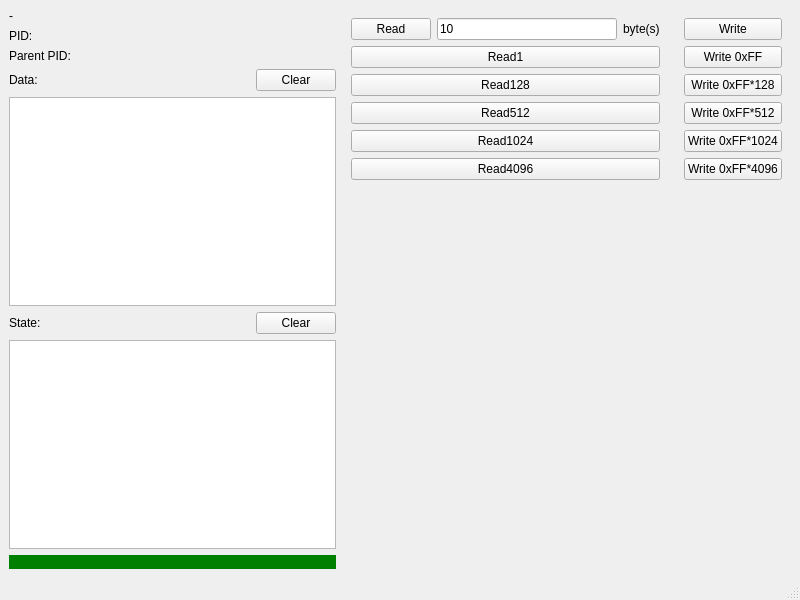
<?xml version="1.0" encoding="UTF-8"?>
<ui version="4.0">
 <class>MainWindow</class>
 <widget class="QMainWindow" name="MainWindow">
  <property name="geometry">
   <rect>
    <x>0</x>
    <y>0</y>
    <width>800</width>
    <height>600</height>
   </rect>
  </property>
  <property name="windowTitle">
   <string>MainWindow</string>
  </property>
  <widget class="QWidget" name="centralwidget">
   <layout class="QHBoxLayout" name="horizontalLayout_4">
    <item>
     <layout class="QVBoxLayout" name="verticalLayout_3">
      <item>
       <widget class="QLabel" name="typeLabel">
        <property name="text">
         <string>-</string>
        </property>
       </widget>
      </item>
      <item>
       <widget class="QLabel" name="PIDLabel">
        <property name="text">
         <string>PID: </string>
        </property>
       </widget>
      </item>
      <item>
       <widget class="QLabel" name="parentPIDLabel">
        <property name="text">
         <string>Parent PID: </string>
        </property>
       </widget>
      </item>
      <item>
       <layout class="QHBoxLayout" name="horizontalLayout_2">
        <item>
         <widget class="QLabel" name="label_2">
          <property name="text">
           <string>Data:</string>
          </property>
         </widget>
        </item>
        <item>
         <spacer name="horizontalSpacer">
          <property name="orientation">
           <enum>Qt::Horizontal</enum>
          </property>
          <property name="sizeHint" stdset="0">
           <size>
            <width>40</width>
            <height>20</height>
           </size>
          </property>
         </spacer>
        </item>
        <item>
         <widget class="QPushButton" name="clearDataButton">
          <property name="text">
           <string>Clear</string>
          </property>
         </widget>
        </item>
       </layout>
      </item>
      <item>
       <widget class="QPlainTextEdit" name="dataEdit"/>
      </item>
      <item>
       <layout class="QHBoxLayout" name="horizontalLayout_3">
        <item>
         <widget class="QLabel" name="label_3">
          <property name="text">
           <string>State:</string>
          </property>
         </widget>
        </item>
        <item>
         <spacer name="horizontalSpacer_2">
          <property name="orientation">
           <enum>Qt::Horizontal</enum>
          </property>
          <property name="sizeHint" stdset="0">
           <size>
            <width>40</width>
            <height>20</height>
           </size>
          </property>
         </spacer>
        </item>
        <item>
         <widget class="QPushButton" name="clearStateButton">
          <property name="text">
           <string>Clear</string>
          </property>
         </widget>
        </item>
       </layout>
      </item>
      <item>
       <widget class="QPlainTextEdit" name="stateEdit">
        <property name="readOnly">
         <bool>true</bool>
        </property>
       </widget>
      </item>
      <item>
       <widget class="QLabel" name="runningLabel">
        <property name="styleSheet">
         <string notr="true">background-color:green;</string>
        </property>
        <property name="text">
         <string/>
        </property>
       </widget>
      </item>
     </layout>
    </item>
    <item>
     <widget class="QWidget" name="readWidget" native="true">
      <layout class="QVBoxLayout" name="verticalLayout">
       <item>
        <layout class="QHBoxLayout" name="horizontalLayout">
         <item>
          <widget class="QPushButton" name="readButton">
           <property name="text">
            <string>Read</string>
           </property>
          </widget>
         </item>
         <item>
          <widget class="QLineEdit" name="readNumEdit">
           <property name="text">
            <string>10</string>
           </property>
          </widget>
         </item>
         <item>
          <widget class="QLabel" name="label">
           <property name="text">
            <string>byte(s)</string>
           </property>
          </widget>
         </item>
        </layout>
       </item>
       <item>
        <widget class="QPushButton" name="read1Button">
         <property name="text">
          <string>Read1</string>
         </property>
        </widget>
       </item>
       <item>
        <widget class="QPushButton" name="read128Button">
         <property name="text">
          <string>Read128</string>
         </property>
        </widget>
       </item>
       <item>
        <widget class="QPushButton" name="read512Button">
         <property name="text">
          <string>Read512</string>
         </property>
        </widget>
       </item>
       <item>
        <widget class="QPushButton" name="read1024Button">
         <property name="text">
          <string>Read1024</string>
         </property>
        </widget>
       </item>
       <item>
        <widget class="QPushButton" name="read4096Button">
         <property name="text">
          <string>Read4096</string>
         </property>
        </widget>
       </item>
       <item>
        <spacer name="verticalSpacer">
         <property name="orientation">
          <enum>Qt::Vertical</enum>
         </property>
         <property name="sizeHint" stdset="0">
          <size>
           <width>20</width>
           <height>40</height>
          </size>
         </property>
        </spacer>
       </item>
      </layout>
     </widget>
    </item>
    <item>
     <widget class="QWidget" name="writeWidget" native="true">
      <layout class="QVBoxLayout" name="verticalLayout_2">
       <item>
        <widget class="QPushButton" name="writeButton">
         <property name="text">
          <string>Write</string>
         </property>
        </widget>
       </item>
       <item>
        <widget class="QPushButton" name="write1Button">
         <property name="text">
          <string>Write 0xFF</string>
         </property>
        </widget>
       </item>
       <item>
        <widget class="QPushButton" name="write128Button">
         <property name="text">
          <string>Write 0xFF*128</string>
         </property>
        </widget>
       </item>
       <item>
        <widget class="QPushButton" name="write512Button">
         <property name="text">
          <string>Write 0xFF*512</string>
         </property>
        </widget>
       </item>
       <item>
        <widget class="QPushButton" name="write1024Button">
         <property name="text">
          <string>Write 0xFF*1024</string>
         </property>
        </widget>
       </item>
       <item>
        <widget class="QPushButton" name="write4096Button">
         <property name="text">
          <string>Write 0xFF*4096</string>
         </property>
        </widget>
       </item>
       <item>
        <spacer name="verticalSpacer_2">
         <property name="orientation">
          <enum>Qt::Vertical</enum>
         </property>
         <property name="sizeHint" stdset="0">
          <size>
           <width>20</width>
           <height>40</height>
          </size>
         </property>
        </spacer>
       </item>
      </layout>
     </widget>
    </item>
   </layout>
  </widget>
  <widget class="QMenuBar" name="menubar">
   <property name="geometry">
    <rect>
     <x>0</x>
     <y>0</y>
     <width>800</width>
     <height>23</height>
    </rect>
   </property>
  </widget>
  <widget class="QStatusBar" name="statusbar"/>
 </widget>
 <resources/>
 <connections/>
</ui>
